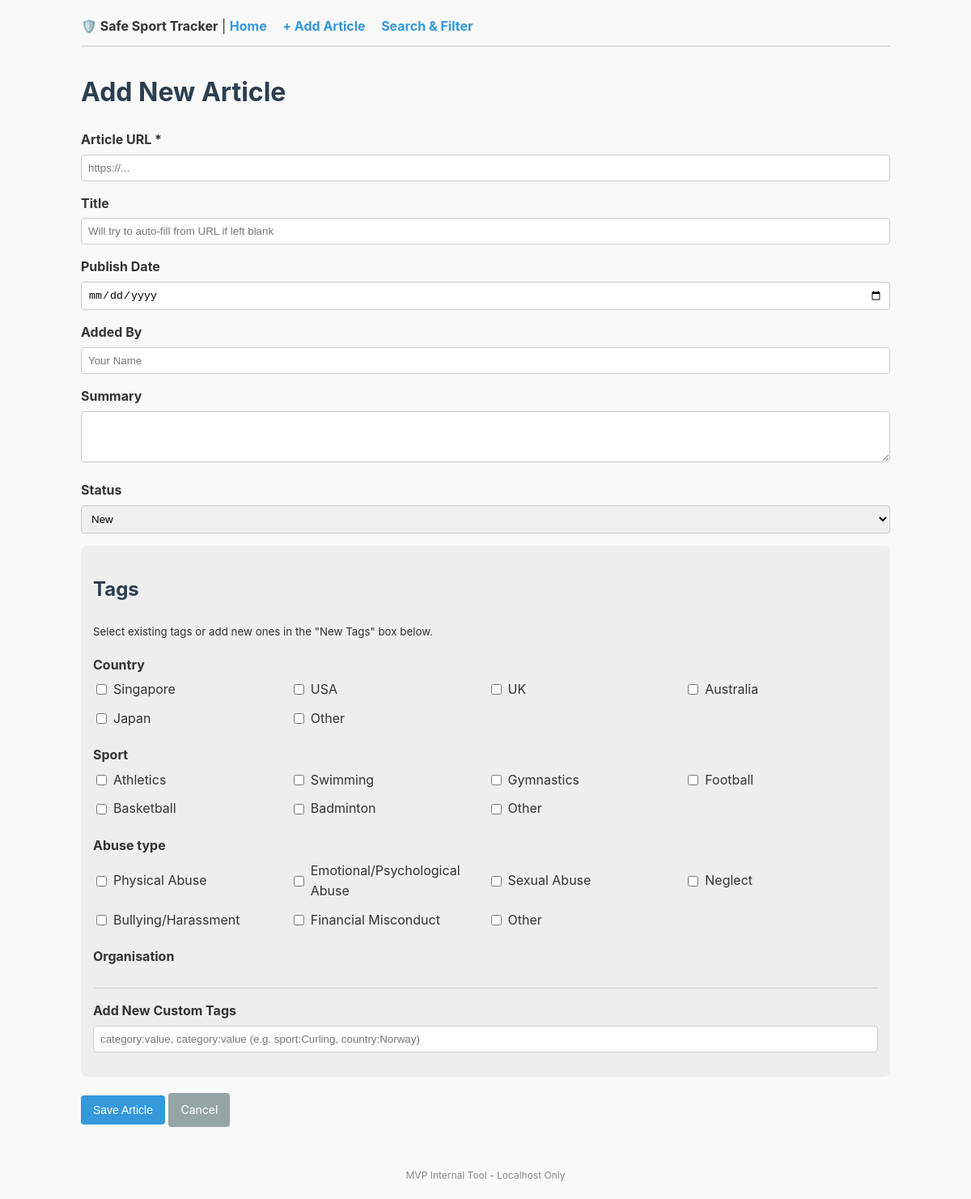
/articles/1/edit, run on an earlier commit of the app's database.
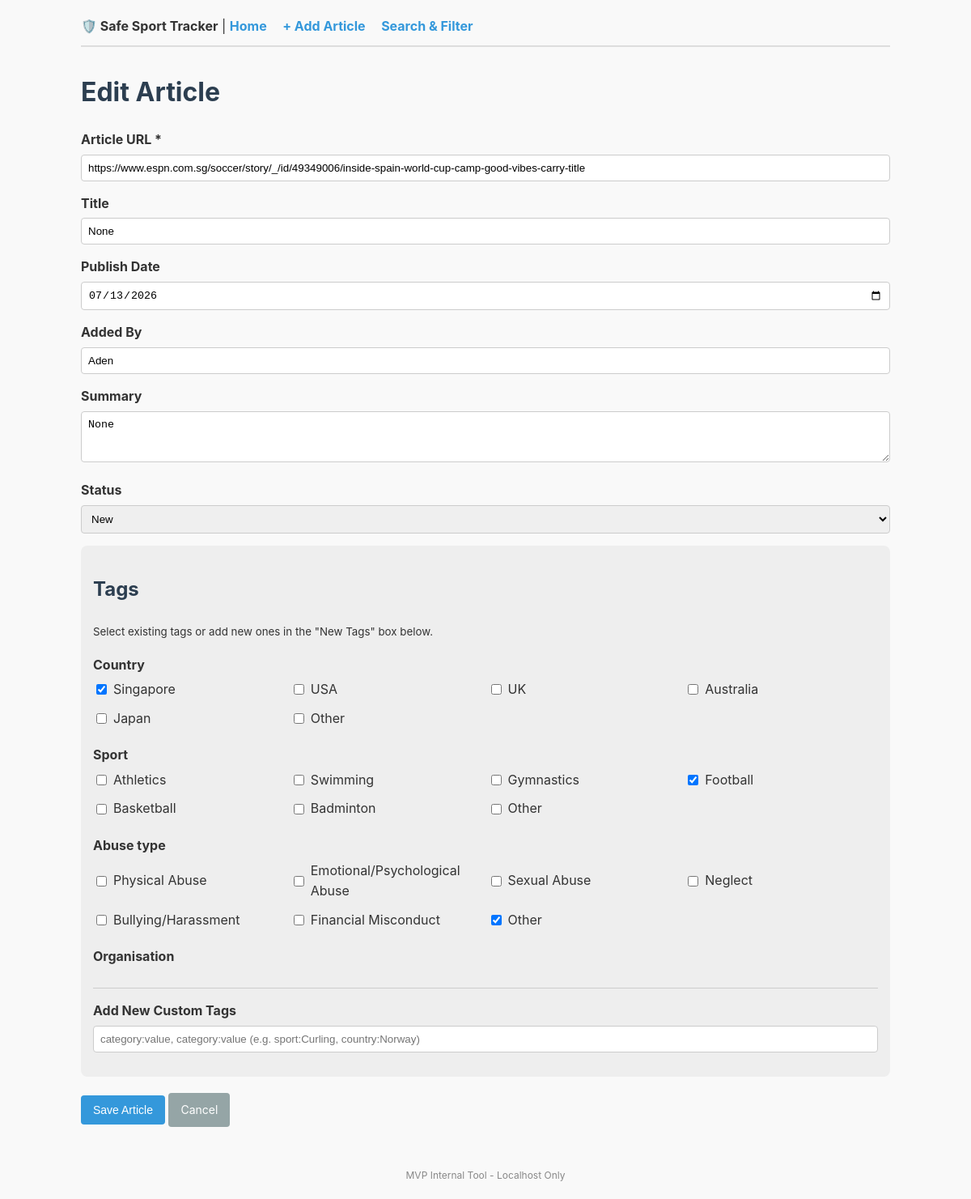
And on a later commit of the database.
### models.py (models this page shows)
class Tag(Base):
    __tablename__ = "tags"
    id = Column(Integer, primary_key=True, index=True)
    name = Column(String, nullable=False)
    category = Column(String, nullable=False)
    __table_args__ = (
        UniqueConstraint('name', 'category', name='_name_category_uc'),
    )
    articles = relationship("Article", secondary=article_tags, back_populates="tags")

class Article(Base):
    __tablename__ = "articles"
    id = Column(Integer, primary_key=True, index=True)
    url = Column(String, unique=True, nullable=False)
    title = Column(String)
    publish_date = Column(Date)
    added_by = Column(String)
    added_at = Column(DateTime(timezone=False), server_default=func.now())
    summary = Column(Text)
    status = Column(String, default="new")
    tags = relationship("Tag", secondary=article_tags, back_populates="articles")

### main.py (the view)
@app.get("/articles/{id}/edit", response_class=HTMLResponse)
def edit_article_form(request: Request, id: int, db: Session = Depends(get_db)):
    article = db.query(models.Article).get(id)
    tags = db.query(models.Tag).all()
    categories = ['country', 'sport', 'abuse_type', 'organisation']
    grouped_tags = {cat: [t for t in tags if t.category == cat] for cat in categories}
    return templates.TemplateResponse(request, "article_form.html", {"tags": grouped_tags, "article": article})

### templates/article_form.html (shortened to what this page needs)
{% extends "base.html" %}
{% block content %}
    <h1>{{ "Edit Article" if article else "Add New Article" }}</h1>
    <form action="{{ '/articles/' + article.id|string + '/edit' if article else '/articles/new' }}" method="post">
        <div class="form-group">
            <label for="url">Article URL *</label>
            <input type="text" id="url" name="url" value="{{ article.url if article else '' }}" required placeholder="https://...">
        </div>
        <div class="form-group">
            <label for="title">Title</label>
            <input type="text" id="title" name="title" value="{{ article.title if article else '' }}" placeholder="Will try to auto-fill from URL if left blank">
        </div>
        <div class="form-group">
            <label for="publish_date">Publish Date</label>
            <input type="date" id="publish_date" name="publish_date" value="{{ article.publish_date.isoformat() if article and article.publish_date else '' }}">
        </div>
        <div class="form-group">
            <label for="added_by">Added By</label>
            <input type="text" id="added_by" name="added_by" value="{{ article.added_by if article else '' }}" placeholder="Your Name">
        </div>
        <div class="form-group">
            <label for="summary">Summary</label>
            <textarea id="summary" name="summary" rows="3">{{ article.summary if article else '' }}</textarea>
        </div>
        <div class="form-group">
            <label for="status">Status</label>
            <select id="status" name="status">
                <option value="new" {{ 'selected' if article and article.status == 'new' else '' }}>New</option>
            </select>
        </div>
        <div class="tag-section">
            <h2>Tags</h2>
            <p><small>Select existing tags or add new ones in the "New Tags" box below.</small></p>
            {% for category, cat_tags in tags.items() %}
                <div class="tag-category">
                    <label>{{ category | replace('_', ' ') | capitalize }}</label>
                    <div class="tag-checkboxes">
                        {% for tag in cat_tags %}
                            <label>
                                <input type="checkbox" name="tags_ids" value="{{ tag.id }}"
                                {{ 'checked' if article and tag in article.tags else '' }}>
                                {{ tag.name }}
                            </label>
                        {% endfor %}
                    </div>
                </div>
            {% endfor %}
            <div class="form-group" style="margin-top: 20px; border-top: 1px solid #ccc; padding-top: 15px;">
                <label for="new_tags">Add New Custom Tags</label>
                <input type="text" id="new_tags" name="new_tags" placeholder="category:value, category:value (e.g. sport:Curling, country:Norway)">
            </div>
        </div>
        <div style="margin-top: 20px;">
            <button type="submit" class="btn btn-primary">Save Article</button>
            <a href="/" class="btn btn-secondary">Cancel</a>
        </div>
    </form>
{% endblock %}

What changed in the data, as far as the page shows it:
added Article: url "https://www.espn.com.sg/soccer/story/_/id/49349006/inside-spain-world-cup-camp-good-vibes-carry-title", title "None", publish_date "07/13/2026", added_by "Aden", summary "None"
computed for Tag "Singapore": tags_ids "☐" → "☑"
computed for Tag "Football": tags_ids "☐" → "☑"
computed for Tag (number 20 of 20 on the later page): tags_ids "☐" → "☑"
Also different on the page:
{{ "Edit Article" if article else "Add New Article" }}: "Add New Article" → "Edit Article"
